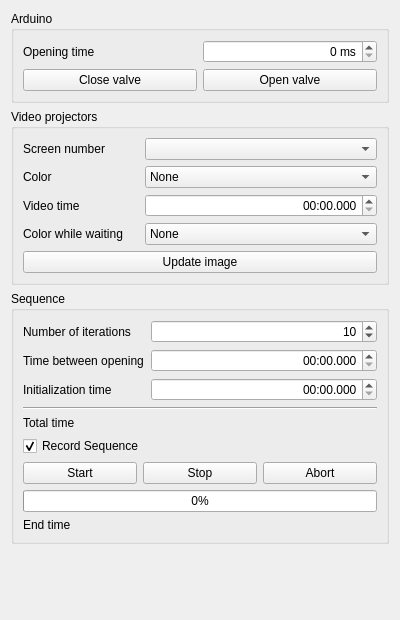
<?xml version="1.0" encoding="UTF-8"?>
<ui version="4.0">
 <class>WidgetControlValve</class>
 <widget class="QWidget" name="WidgetControlValve">
  <property name="geometry">
   <rect>
    <x>0</x>
    <y>0</y>
    <width>400</width>
    <height>620</height>
   </rect>
  </property>
  <property name="windowTitle">
   <string>Form</string>
  </property>
  <layout class="QVBoxLayout" name="verticalLayout">
   <item>
    <widget class="QGroupBox" name="group_box_arduino">
     <property name="title">
      <string>Arduino</string>
     </property>
     <layout class="QGridLayout" name="gridLayout_2">
      <item row="1" column="0">
       <widget class="QLabel" name="label_opening_time">
        <property name="text">
         <string>Opening time</string>
        </property>
       </widget>
      </item>
      <item row="1" column="1">
       <widget class="QSpinBox" name="spin_box_opening_time">
        <property name="alignment">
         <set>Qt::AlignmentFlag::AlignRight|Qt::AlignmentFlag::AlignTrailing|Qt::AlignmentFlag::AlignVCenter</set>
        </property>
        <property name="suffix">
         <string> ms</string>
        </property>
        <property name="maximum">
         <number>999999999</number>
        </property>
       </widget>
      </item>
      <item row="2" column="0" colspan="2">
       <layout class="QHBoxLayout" name="horizontalLayout">
        <item>
         <widget class="QPushButton" name="push_button_close_valve">
          <property name="sizePolicy">
           <sizepolicy hsizetype="MinimumExpanding" vsizetype="Fixed">
            <horstretch>0</horstretch>
            <verstretch>0</verstretch>
           </sizepolicy>
          </property>
          <property name="text">
           <string>Close valve</string>
          </property>
         </widget>
        </item>
        <item>
         <widget class="QPushButton" name="push_button_open_valve">
          <property name="sizePolicy">
           <sizepolicy hsizetype="MinimumExpanding" vsizetype="Fixed">
            <horstretch>0</horstretch>
            <verstretch>0</verstretch>
           </sizepolicy>
          </property>
          <property name="text">
           <string>Open valve</string>
          </property>
         </widget>
        </item>
       </layout>
      </item>
     </layout>
    </widget>
   </item>
   <item>
    <widget class="QGroupBox" name="group_box_video_projectors">
     <property name="title">
      <string>Video projectors</string>
     </property>
     <layout class="QGridLayout" name="gridLayout">
      <item row="0" column="1" colspan="2">
       <widget class="QComboBox" name="combo_box_screen_number">
        <property name="layoutDirection">
         <enum>Qt::LayoutDirection::LeftToRight</enum>
        </property>
       </widget>
      </item>
      <item row="1" column="1" colspan="2">
       <widget class="QComboBox" name="combo_box_color">
        <property name="layoutDirection">
         <enum>Qt::LayoutDirection::LeftToRight</enum>
        </property>
        <item>
         <property name="text">
          <string>None</string>
         </property>
        </item>
        <item>
         <property name="text">
          <string>White</string>
         </property>
        </item>
        <item>
         <property name="text">
          <string>Black</string>
         </property>
        </item>
        <item>
         <property name="text">
          <string>Blue</string>
         </property>
        </item>
        <item>
         <property name="text">
          <string>Red</string>
         </property>
        </item>
        <item>
         <property name="text">
          <string>Green</string>
         </property>
        </item>
       </widget>
      </item>
      <item row="4" column="0" colspan="3">
       <widget class="QPushButton" name="push_button_update_image">
        <property name="text">
         <string>Update image</string>
        </property>
       </widget>
      </item>
      <item row="2" column="0">
       <widget class="QLabel" name="label_video_time">
        <property name="text">
         <string>Video time</string>
        </property>
       </widget>
      </item>
      <item row="1" column="0">
       <widget class="QLabel" name="label_color">
        <property name="text">
         <string>Color</string>
        </property>
       </widget>
      </item>
      <item row="0" column="0">
       <widget class="QLabel" name="label_screen_number">
        <property name="text">
         <string>Screen number</string>
        </property>
       </widget>
      </item>
      <item row="2" column="1" colspan="2">
       <widget class="QTimeEdit" name="time_edit_video_time">
        <property name="alignment">
         <set>Qt::AlignmentFlag::AlignRight|Qt::AlignmentFlag::AlignTrailing|Qt::AlignmentFlag::AlignVCenter</set>
        </property>
        <property name="displayFormat">
         <string>mm:ss.zzz</string>
        </property>
        <property name="currentSectionIndex">
         <number>0</number>
        </property>
       </widget>
      </item>
      <item row="3" column="0">
       <widget class="QLabel" name="label_color_while_waiting">
        <property name="text">
         <string>Color while waiting</string>
        </property>
       </widget>
      </item>
      <item row="3" column="1" colspan="2">
       <widget class="QComboBox" name="combo_box_color_while_waiting">
        <item>
         <property name="text">
          <string>None</string>
         </property>
        </item>
        <item>
         <property name="text">
          <string>White</string>
         </property>
        </item>
        <item>
         <property name="text">
          <string>Black</string>
         </property>
        </item>
        <item>
         <property name="text">
          <string>Red</string>
         </property>
        </item>
        <item>
         <property name="text">
          <string>Blue</string>
         </property>
        </item>
        <item>
         <property name="text">
          <string>Green</string>
         </property>
        </item>
       </widget>
      </item>
     </layout>
    </widget>
   </item>
   <item>
    <widget class="QGroupBox" name="group_box_sequence">
     <property name="title">
      <string>Sequence</string>
     </property>
     <layout class="QGridLayout" name="gridLayout_3">
      <item row="0" column="0">
       <widget class="QLabel" name="label_number_iteration">
        <property name="text">
         <string>Number of iterations</string>
        </property>
       </widget>
      </item>
      <item row="5" column="0" colspan="3">
       <widget class="Line" name="line">
        <property name="orientation">
         <enum>Qt::Orientation::Horizontal</enum>
        </property>
       </widget>
      </item>
      <item row="15" column="0">
       <widget class="QLabel" name="label_end_time_text">
        <property name="text">
         <string>End time</string>
        </property>
       </widget>
      </item>
      <item row="3" column="0">
       <widget class="QLabel" name="label_init_time">
        <property name="text">
         <string>Initialization time</string>
        </property>
       </widget>
      </item>
      <item row="14" column="0" colspan="3">
       <widget class="QProgressBar" name="progress_bar">
        <property name="value">
         <number>0</number>
        </property>
       </widget>
      </item>
      <item row="3" column="1" colspan="2">
       <widget class="QTimeEdit" name="time_edit_init_time">
        <property name="alignment">
         <set>Qt::AlignmentFlag::AlignRight|Qt::AlignmentFlag::AlignTrailing|Qt::AlignmentFlag::AlignVCenter</set>
        </property>
        <property name="currentSection">
         <enum>QDateTimeEdit::Section::MinuteSection</enum>
        </property>
        <property name="displayFormat">
         <string>mm:ss.zzz</string>
        </property>
        <property name="currentSectionIndex">
         <number>0</number>
        </property>
       </widget>
      </item>
      <item row="6" column="0">
       <widget class="QLabel" name="label_total_time_text">
        <property name="text">
         <string>Total time</string>
        </property>
       </widget>
      </item>
      <item row="15" column="1" colspan="2">
       <widget class="QLabel" name="label_end_time_value">
        <property name="text">
         <string/>
        </property>
        <property name="alignment">
         <set>Qt::AlignmentFlag::AlignRight|Qt::AlignmentFlag::AlignTrailing|Qt::AlignmentFlag::AlignVCenter</set>
        </property>
       </widget>
      </item>
      <item row="6" column="1" colspan="2">
       <widget class="QLabel" name="label_total_time_value">
        <property name="text">
         <string/>
        </property>
        <property name="alignment">
         <set>Qt::AlignmentFlag::AlignRight|Qt::AlignmentFlag::AlignTrailing|Qt::AlignmentFlag::AlignVCenter</set>
        </property>
       </widget>
      </item>
      <item row="10" column="0">
       <widget class="QCheckBox" name="checkbox_record_sequence">
        <property name="text">
         <string>Record Sequence</string>
        </property>
        <property name="checked">
         <bool>true</bool>
        </property>
       </widget>
      </item>
      <item row="1" column="0">
       <widget class="QLabel" name="label_time_between_opening">
        <property name="text">
         <string>Time between opening</string>
        </property>
       </widget>
      </item>
      <item row="0" column="1" colspan="2">
       <widget class="QSpinBox" name="spin_box_number_iteration">
        <property name="alignment">
         <set>Qt::AlignmentFlag::AlignRight|Qt::AlignmentFlag::AlignTrailing|Qt::AlignmentFlag::AlignVCenter</set>
        </property>
        <property name="maximum">
         <number>999</number>
        </property>
        <property name="value">
         <number>10</number>
        </property>
       </widget>
      </item>
      <item row="1" column="1" colspan="2">
       <widget class="QTimeEdit" name="time_edit_between_opening">
        <property name="alignment">
         <set>Qt::AlignmentFlag::AlignRight|Qt::AlignmentFlag::AlignTrailing|Qt::AlignmentFlag::AlignVCenter</set>
        </property>
        <property name="displayFormat">
         <string>mm:ss.zzz</string>
        </property>
        <property name="currentSectionIndex">
         <number>0</number>
        </property>
       </widget>
      </item>
      <item row="11" column="0" colspan="3">
       <layout class="QHBoxLayout" name="horizontalLayout_2">
        <item>
         <widget class="QPushButton" name="push_button_start_sequence">
          <property name="text">
           <string>Start</string>
          </property>
         </widget>
        </item>
        <item>
         <widget class="QPushButton" name="push_button_stop_sequence">
          <property name="text">
           <string>Stop</string>
          </property>
         </widget>
        </item>
        <item>
         <widget class="QPushButton" name="push_button_abort_sequence">
          <property name="text">
           <string>Abort</string>
          </property>
         </widget>
        </item>
       </layout>
      </item>
     </layout>
    </widget>
   </item>
   <item>
    <spacer name="vertical_spacer">
     <property name="orientation">
      <enum>Qt::Orientation::Vertical</enum>
     </property>
     <property name="sizeHint" stdset="0">
      <size>
       <width>20</width>
       <height>40</height>
      </size>
     </property>
    </spacer>
   </item>
  </layout>
 </widget>
 <resources/>
 <connections/>
</ui>
